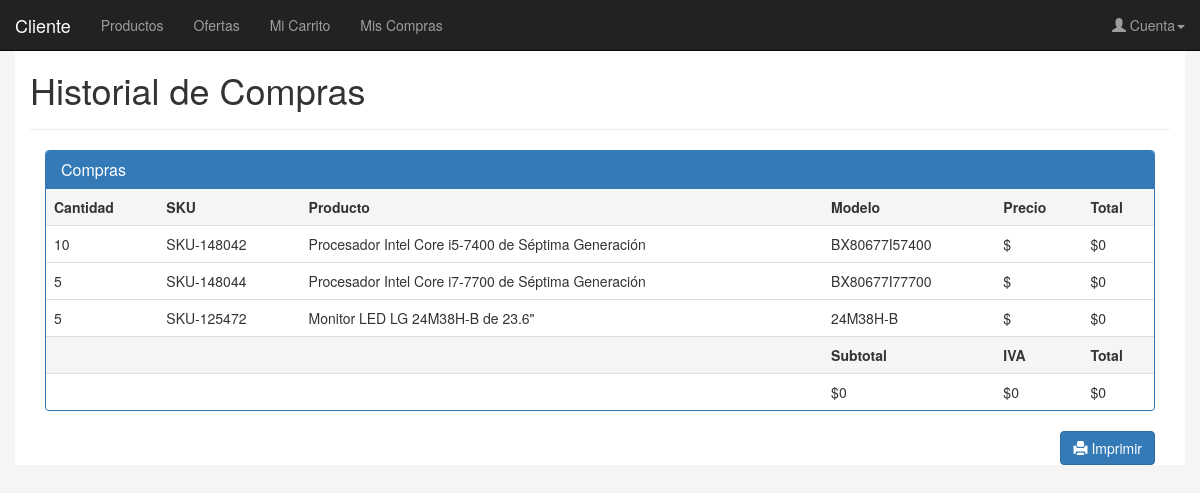
/venta/historial/compra_detalles.php?id_compra=3 (signed in), run on the app's committed database.
### tables this page shows
create table compra_detalle (
id_compra int not null,
id_producto int not null,
cantidad int not null,
precio numeric (10,2),
primary key (id_compra,id_producto),
foreign key (id_compra) references compra (id_compra),
foreign key (id_producto) references producto (id_producto)
);

create table producto (
	id_producto int auto_increment,
    sku varchar (13) unique not null,
    producto varchar (100) not null,
    modelo varchar (50) not null,
    precio numeric (10,2) not null,
	id_fabricante int not null,
    id_subcategoria int not null,
    imagen varchar (100) not null,
    primary key (id_producto),
    foreign key (id_fabricante) references fabricante (id_fabricante),
    foreign key (id_subcategoria) references subcategoria (id_subcategoria)
);

### config.php (called while the page is built, shortened)
<?php
	$configuracion['img_permit'] = array('image/jpeg','image/pjpeg','image/png','image/gif');
?>

### admin/tecnocom.class.php (called while the page is built, shortened)
<?php
  if(!class_exists('Tecnocom')){
    class Tecnocom{
			function __construct(){
				include ($_SERVER['DOCUMENT_ROOT'].'/tecnocom/config.php');
				$this->conexion=$conexion;
			}
			function consultar($sql,$parametros=null){
				$statement=$this->conexion->prepare($sql);
				if(!is_null($parametros)){
					foreach ($parametros as $key => $value) {
						$statement->bindValue(':'.$key,$value);
					}
				}
				$statement->execute();
				$datos=$statement->fetchAll();
				return $datos;
			}
		}
	}
	$tecnocom = new Tecnocom;
?>

### venta/historial/compra_detalles.php (the view)
<?php
	include_once('../tecnocom.class.php');
	$rol[0]='Cliente';
	$tecnocom->security($rol,'/tecnocom/venta/login/');
  $paramCompra=array();
  if (isset($_GET['id_compra'])) {
  	$paramCompra['id_compra']=$_GET['id_compra'];
  	$datoCompra=$tecnocom->consultar('select cpd.id_compra,cpd.cantidad,pro.sku,pro.producto,pro.modelo,cpd.precio from compra_detalle cpd inner join producto pro using (id_producto) where id_compra=:id_compra',$paramCompra);
  }
  include('../header.php');
?>
<div class="page-header">
  <h1>Historial de Compras</h1>
</div>
<div class="col-xs-12 col-sm-12 col-md-12 col-lg-12">
    <div class="panel panel-primary">
      <div class="panel-heading">
        <h3 class="panel-title">Compras</h3>
      </div>
      <?php if(count($datoCompra)!=0): ?>
        <table class="table">
          <tr class="active">
            <th>Cantidad</th>
            <th>SKU</th>
            <th>Producto</th>
            <th>Modelo</th>
            <th>Precio</th>
            <th>Total</th>
          </tr>
          <?php
          	$subtotal = 0;
          	foreach ($datoCompra as $keyCompra => $valCompra):
          ?>
            <tr>
              <td><?php echo $valCompra['cantidad']; ?></td>
              <td><?php echo $valCompra['sku']; ?></td>
              <td><?php echo $valCompra['producto']; ?></td>
              <td><?php echo $valCompra['modelo']; ?></td>
              <td>$<?php echo $valCompra['precio']; ?></td>
              <td>$<?php echo $valCompra['cantidad']*$valCompra['precio']; ?></td>
              <?php $subtotal+= $valCompra['cantidad']*$valCompra['precio']; ?>
            </tr>
          <?php endforeach; ?>
          <tr class="active">
            <th></th>
            <th></th>
            <th></th>
            <th>Subtotal</th>
            <th>IVA</th>
            <th>Total</th>
          </tr>
          <tr>
            <td></td>
            <td></td>
            <td></td>
            <td>$<?php echo $subtotal; ?></td>
            <td>$<?php echo $subtotal*0.16; ?></td>
            <td>$<?php echo $subtotal*1.16; ?></td>
          </tr>
        </table>
      <?php else: ?>
          <div class="panel-body">No Hay Registros</div>
      <?php endif; ?>
    </div>
  	<a class="btn btn-primary pull-right" href="recibo.php?id_compra=<?php echo $valCompra['id_compra']; ?>" role="button"><span class="glyphicon glyphicon-print" aria-hidden="true"></span> Imprimir</a>
</div>
<?php
	include('../footer.php');
?>

### css/main.css (style rules this page uses)
body { background-color: #F5F5F5; margin: 0px; padding: 0px; }

### data on the page
compra_detalle: cantidad "10", id_producto.sku "SKU-148042", id_producto.producto "Procesador Intel Core i5-7400 de Séptima Generación", id_producto.modelo "BX80677I57400", $valCompra['cantidad']*$valCompra['precio'] "0"
compra_detalle: cantidad "5", id_producto.sku "SKU-148044", id_producto.producto "Procesador Intel Core i7-7700 de Séptima Generación", id_producto.modelo "BX80677I77700", $valCompra['cantidad']*$valCompra['precio'] "0"
compra_detalle: cantidad "5", id_producto.sku "SKU-125472", id_producto.producto "Monitor LED LG 24M38H-B de 23.6\"", id_producto.modelo "24M38H-B", $valCompra['cantidad']*$valCompra['precio'] "0"

### other printed values
$subtotal "0"
$subtotal*0.16 "0"
$subtotal*1.16 "0"
